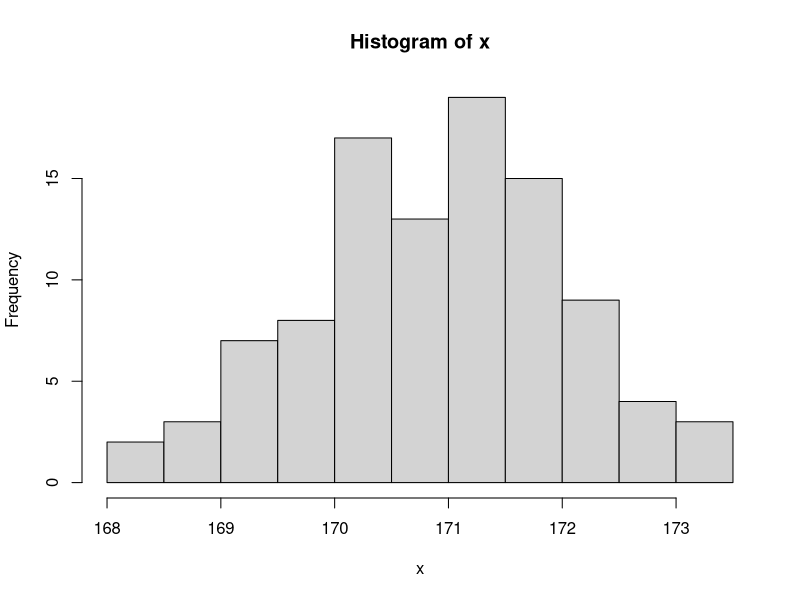

Write the R code that produced this figure.
#######################################################################################################################
###### Extra exercise: data und and data prep #########
#######################################################################################################################
###### Exercise 1
#Consider the following data frame. Select only the third column and make
#sure the output is still a data frame containing the name of the vector.

(df <- data.frame(matrix(1:25,ncol=5,nrow=5)))
#-# X1 X2 X3 X4 X5
#-# 1 1 6 11 16 21
#-# 2 2 7 12 17 22
#-# 3 3 8 13 18 23
#-# 4 4 9 14 19 24
#-# 5 5 10 15 20 25

###### Solution

rm(list = ls())

#######################################################################################################################
###### Exercise 2
#We have two functions: mainFirst, mainSecond. The function mainFirst will
#always be called first and the function mainSecond will be called second in
#our code. These functions are not very maintainable. The first part of both
#functions seems to be very similar. How could we improve this by making a
#third function?

#input data
x <- rnorm(100)

mainFirst <- function(x) { x <- x + 1 + 2 - 1 + 3 - 4 + 1 + 1 + 10 + 35 - 12 + 9 + 19 +
  1 + 1 + 5 + 1
summary(x)
}
mainSecond <- function(x) {
  x <- x + 1 + 2 - 1 + 3 - 4 + 1 + 1 + 10 + 35 - 12 + 9 + 19 +
    1 + 100 + 5 + 1
  hist(x)
}
mainFirst(x)
#-# Min. 1st Qu. Median Mean 3rd Qu. Max.
#-# 69.54 71.18 71.82 71.83 72.35 74.10
mainSecond(x)

###### Solution

rm(list = ls())
#######################################################################################################################
###### Exercise 3
#Assume that subscriptions.txt is independent period data. Make predictors
#from 5 columns. Assume we will be merging those predictors with another
#table by CustomerID, so we need to aggregate.

###### Solution


